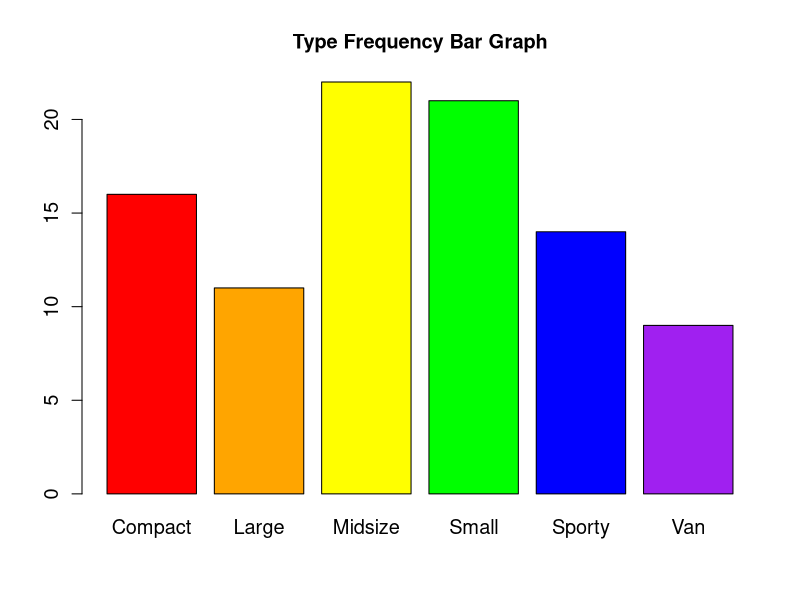
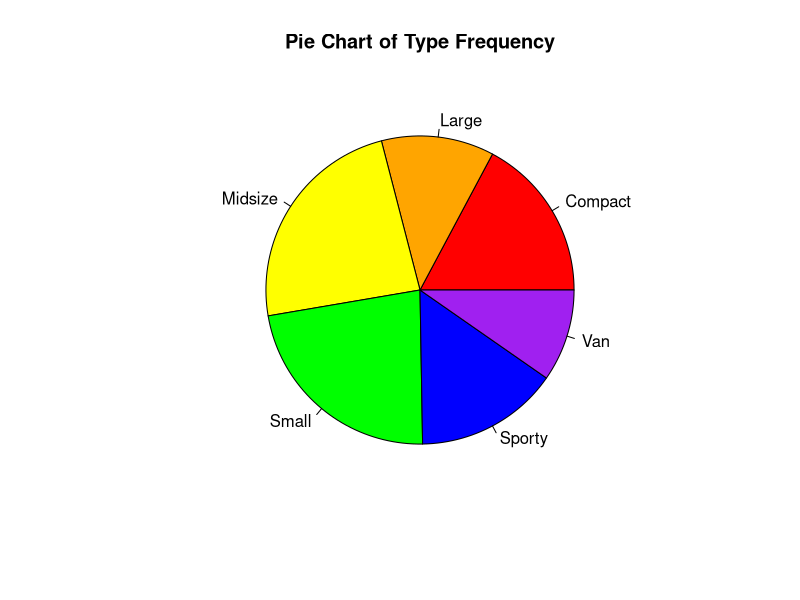
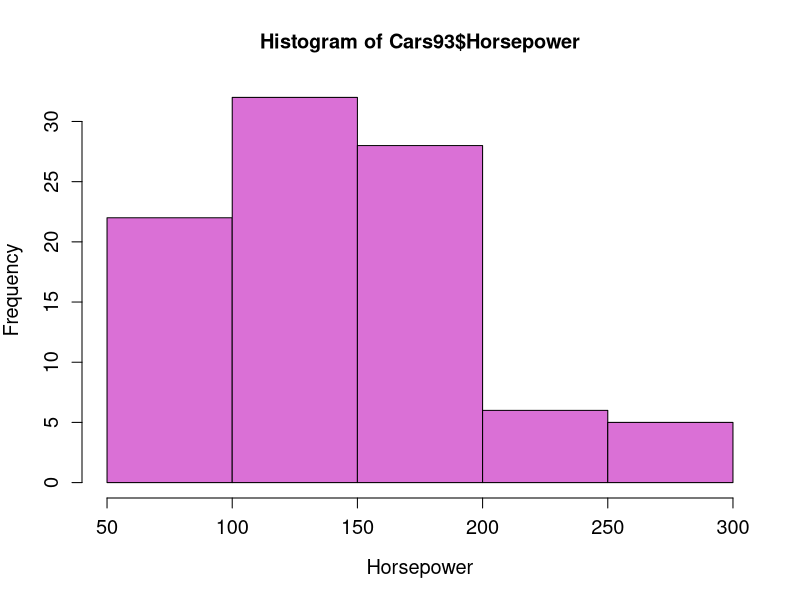
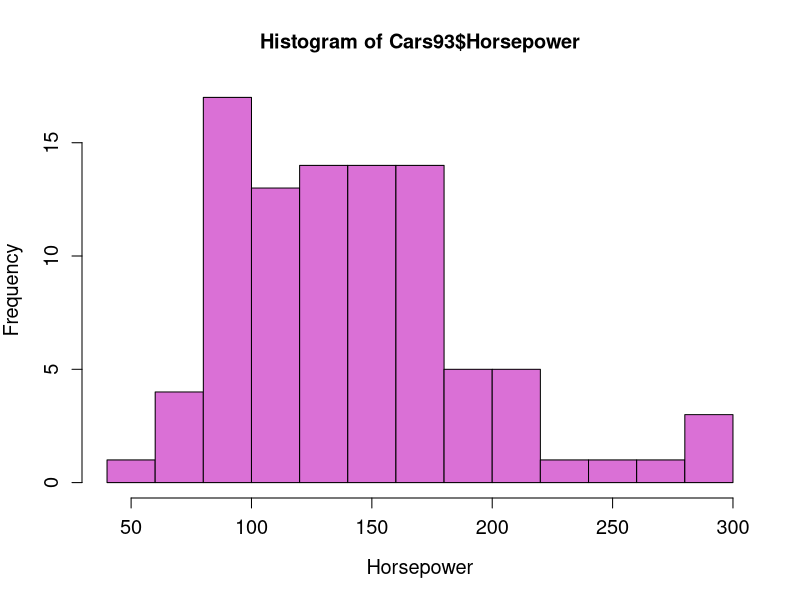
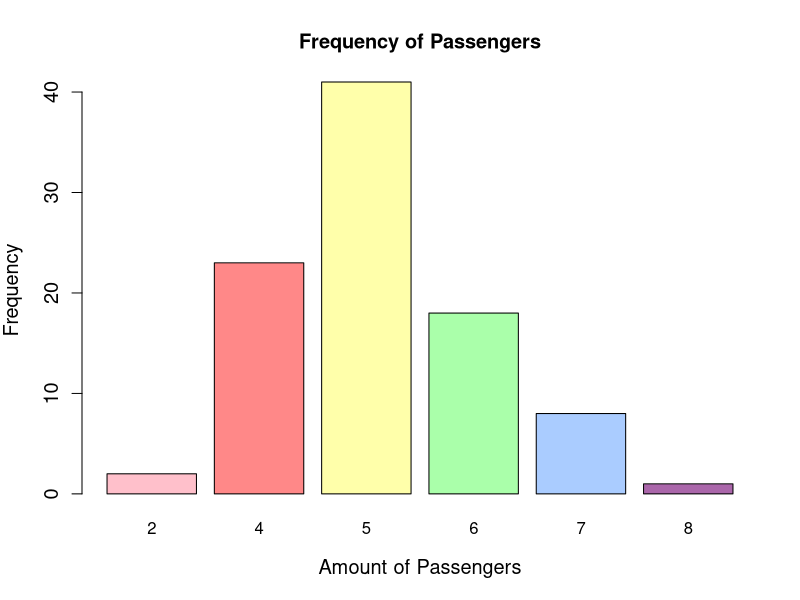
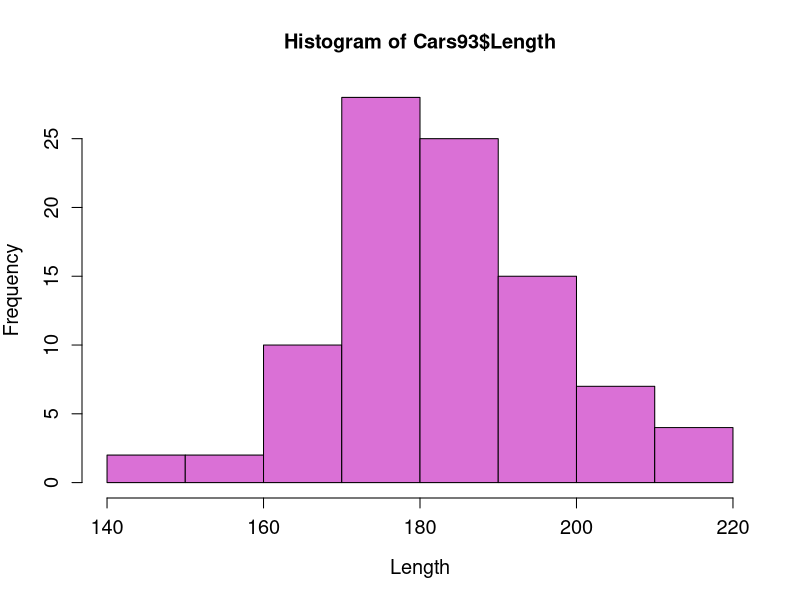

These charts were generated, in order, by the following R code:
## ---- chunk 1
# Your code goes here
## ---- chunk 2
library(MASS)
data(Cars93)
## ---- chunk 3
head(Cars93)
## ---- chunk 4
#Creating a frequency table
type_frequency <- table(Cars93$Type)

#Finding the length of that table to make relative frequency easier
type_length <- length(Cars93$Type)

#Finding the relative frequency table
type_percent_frequency <- round(type_frequency/type_length, 3)
## ---- chunk 5
barplot(type_frequency, 
        col = c("red", "orange", "yellow", "green", "blue", "purple"), 
        main = "Type Frequency Bar Graph", cex.axis = 1.2, 
        cex.names = 1.2, cex.main = 1.2)
## ---- chunk 6
pie(type_frequency, main = "Pie Chart of Type Frequency", 
    cex.axis = 1.2, cex.lab = 1.2, cex.main = 1.2, 
    col = c("red", "orange", "yellow", "green", "blue", "purple"))
## ---- chunk 7
#Create horsepower histogram
hist(Cars93$Horsepower, col = "orchid", xlab = "Horsepower", 
          cex.lab = 1.2, cex.axis = 1.2,  cex.main = 1.2)
## ---- chunk 8
#Create basically the same histogram and tweak the bin width
hist(Cars93$Horsepower, col = "orchid", xlab = "Horsepower", 
          cex.lab = 1.2, cex.axis = 1.2, cex.main = 1.2, breaks = 10)
## ---- chunk 9
#Find the length of the horsepower data
horsepower_length <- length(Cars93$Horsepower)

#Find the square root of the length
horsepower_ideal_classes <- round(sqrt(horsepower_length))

horsepower_ideal_classes

#Since horsepower ideal classes = 10, and when binwidth = 25 you have 11 bins, when binwidth = 50 you have 6 bins. Therefore the second histogram most closely follows the correct rule of thumb.
## ---- chunk 10
#Print Passengers
Cars93$Passengers

#It is a numerical discrete variable. It's a bad idea to make this variable into a histogram because you won't need to sort them into ranges both because they're integers and the width of the possible values isn't large enough to warrant using a histogram.
## ---- chunk 11
#I'll make a table to sort things out a bit easier when I get to making the bar plot
passenger_frequency <- table(Cars93$Passengers)

#A bar graph is better, so I'll make that.
barplot(passenger_frequency, main = "Frequency of Passengers", 
        xlab = "Amount of Passengers", ylab = "Frequency", 
        col = c("pink", "#ff8888", "#ffffaa", "#aaffaa", "#aaccff", "#aa66aa"), 
        cex.axis = 1.2, cex.lab = 1.2, cex.main = 1.2)
## ---- chunk 12
hist(Cars93$Length, col = "orchid", xlab = "Length", 
          cex.lab = 1.2, cex.axis = 1.2,  cex.main = 1.2)
## ---- chunk 13
#What is the mean?
mean(Cars93$Length)
#I think that 183.2043 makes sense, this is around the mid point of the histogram and is also where the graph has the highest frequency

#What is the median?
median(Cars93$Length)
#The median is just 183, which also makes sense, that's around the middle, and the mode, plus it's only a little smaller than what the mean is so it helps the belief that the data is normally distributed.
